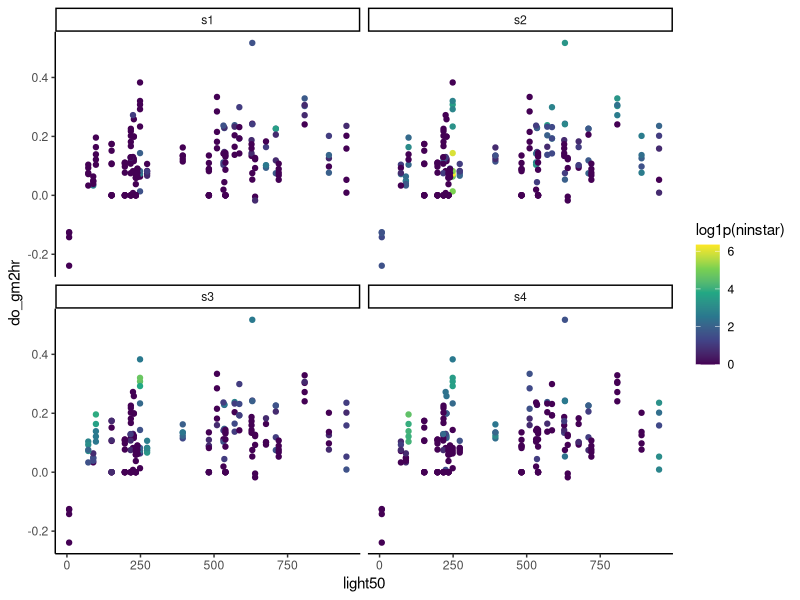
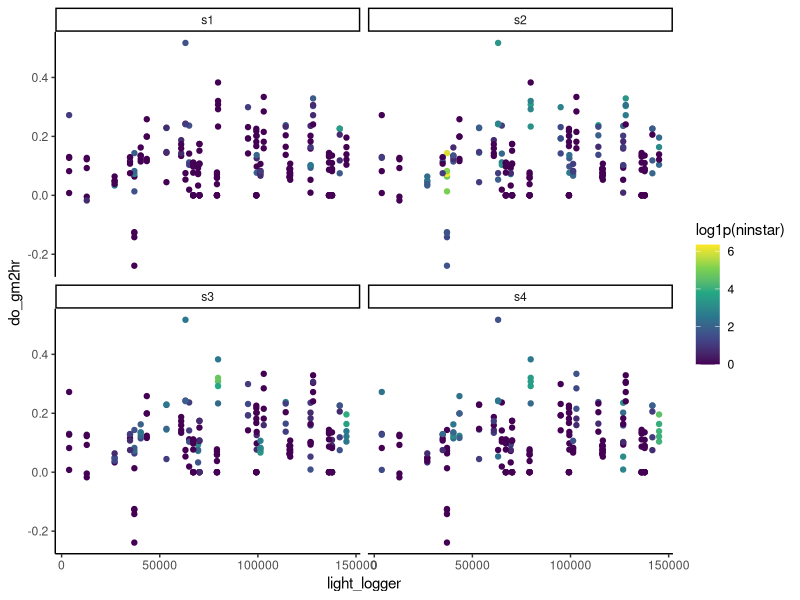
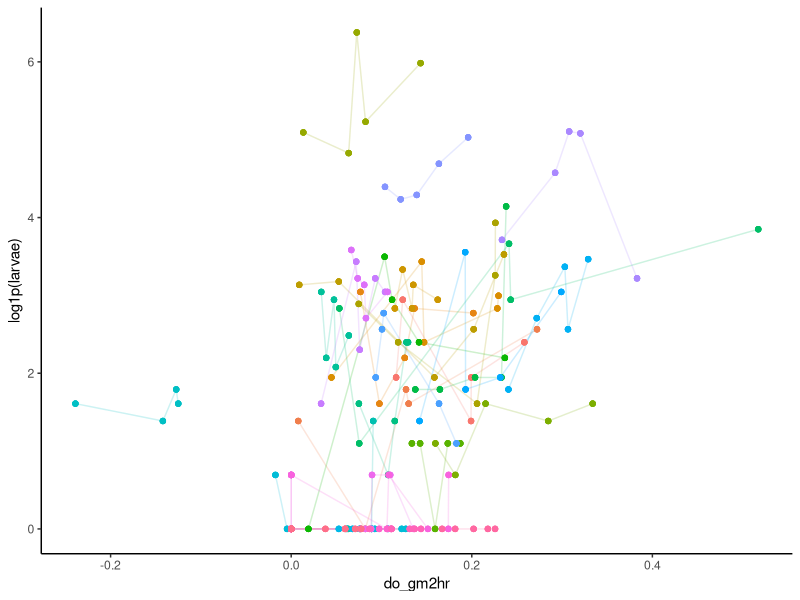
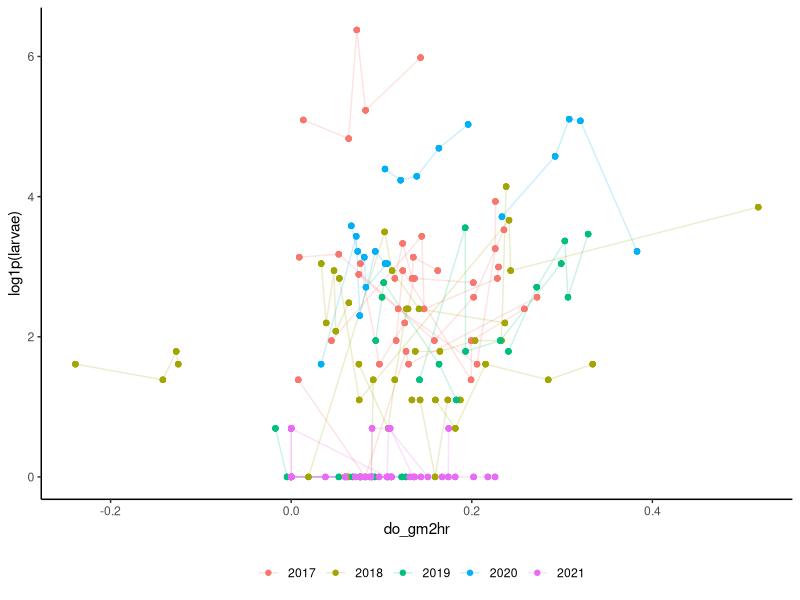
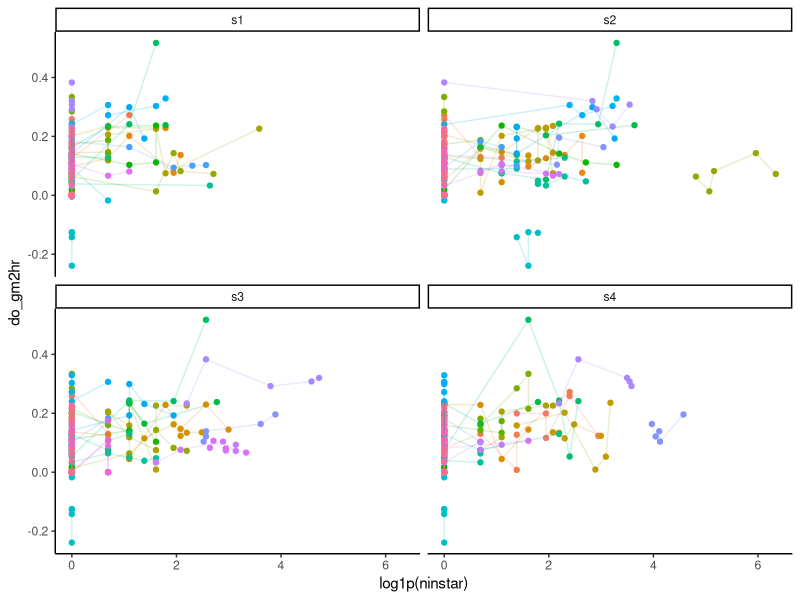
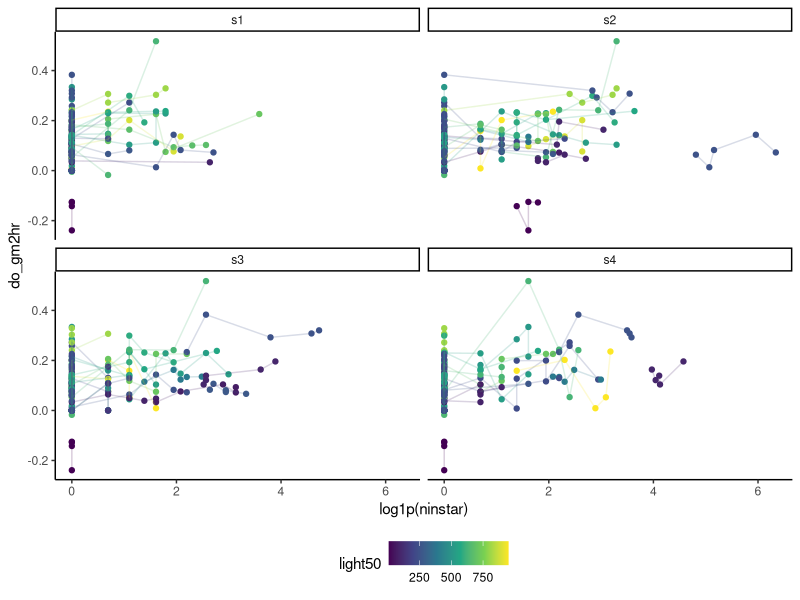

The R source for these figures, in order:
#====load packages=====
library(tidyverse)
library(lubridate)
library(lme4)
library(car)

theme_set(theme_classic())

#====read data====
inc <- read_csv("data/incubation_core.csv")
inc_raw <- read_csv("data/NEP_21.csv")
inc21 <- inc_raw %>% 
  filter(year(sampledate)==2021)


inc_full <- inc %>% 
  full_join(inc21 %>% 
  filter(dark_light!=-1) %>% 
    mutate(delta_do_rate = (do_final - do_init)/as.numeric(inc_time_end-inc_time_start), #mg O2 L-1 h-1
           do_gm2hr = delta_do_rate * column_depth/100, #converting units to g O2 m-2 hr-1 (1 mg/L = 1g/m3)
           light50 = (light50_init+light50_final)/2,
           wtemp = (wtemp_init+wtemp_final)/2)) %>% 
  select(sampledate, coreid, light_logger, light50, dark_light, wtemp, do_gm2hr)

nep <- inc_full %>% 
  filter(sampledate>as.Date("2017-05-24")) %>% 
  mutate(light50 = ifelse(dark_light == 0, 0, light50),
         light_logger = ifelse(dark_light == 0, 0, light_logger)) %>% 
  select(-dark_light)

unique(nep$sampledate)

rc <- read_csv("data/rc_data.csv")


midges <- rc %>% 
  filter(species_name == "tt") %>% 
  select(sta, sampledate, coreid, larvae, instar, ninstar) %>% 
  mutate(instar = paste0("s", instar)) %>%
  spread(instar, ninstar, fill = 0) %>% 
  select(-sNA) %>% 
  gather(instar, ninstar, s1:s4) %>% 
  filter(sta == 33,
         year(sampledate)>2016)

data <- nep %>% 
  left_join(midges) %>% 
  filter(!is.na(larvae))

data %>% 
  ggplot(aes(x = light50, y = do_gm2hr, color = log1p(ninstar)))+
  facet_wrap(~instar)+
  geom_point()+
  scale_color_viridis_c()


data %>% 
  spread(instar, ninstar, fill = 0) %>% 
  gather(instar, ninstar, s1:s4) %>% 
  ggplot(aes(x = light_logger, y = do_gm2hr, color = log1p(ninstar)))+
  facet_wrap(~instar)+
  geom_point()+
  scale_color_viridis_c()


skimr::skim(data)


datawide <- data %>% 
  spread(instar, ninstar, fill = 0)

skimr::skim(datawide)


mod1 <- lmer(log1p(larvae)~do_gm2hr+(1|sampledate) + (1|year), data = data %>% mutate(sampledate = as.character(sampledate), year= as.character(year(sampledate)))) 

summary(mod1)
Anova(mod1, test.statistic = "F")


mod1.5 <- data %>%
  mutate(sampledate = as.character(sampledate), 
         year= as.character(year(sampledate))) %>% 
  group_by(year, sampledate) %>% 
  summarise(meanlarvae = mean(larvae)) %>%
  group_by(year) %>% 
  mutate(laglarvae = lag(meanlarvae)) %>% 
  full_join(data %>% mutate(sampledate = as.character(sampledate))) %>% 
  lmer(log1p(larvae)~do_gm2hr + log1p(laglarvae) + (1|sampledate), data = .) 

summary(mod1.5)

Anova(mod1.5, test.statistic = "F")

data %>% 
  ggplot(aes(x = do_gm2hr, y = log1p(larvae), color = factor(sampledate)))+
  geom_line(aes(group = sampledate), alpha = 0.2)+
  geom_point()+
  theme(legend.position = "none")


data %>% 
  ggplot(aes(x = do_gm2hr, y = log1p(larvae), color = factor(year(sampledate))))+
  geom_line(aes(group = sampledate), alpha = 0.2)+
  geom_point()+
  labs(color = element_blank())+
  theme(legend.position = "bottom")

mod2 <- lmer(do_gm2hr~log1p(s1)+log1p(s2)+log1p(s3)+log1p(s4) + (1|sampledate), data = datawide) 

summary(mod2)

Anova(mod2)

data %>% 
  ggplot(aes(y = do_gm2hr, x = log1p(ninstar), color = factor(sampledate)))+
  facet_wrap(~instar)+
  geom_point()+
  geom_line(aes(group = sampledate), alpha = 0.2)+
  theme(legend.position = "none")


data %>% 
  ggplot(aes(y = do_gm2hr, x = log1p(ninstar), color = light50))+
  # facet_grid(year(sampledate)~instar)+
  facet_wrap(~instar)+
  geom_point()+
  geom_line(aes(group = sampledate), alpha = 0.2)+
  scale_color_viridis_c()+
  theme(legend.position = "bottom")
